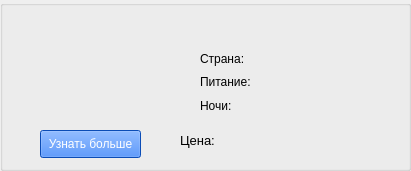
  <widget class="QGroupBox" name="groupBox_6">
   <property name="geometry">
    <rect>
     <x>110</x>
     <y>520</y>
     <width>411</width>
     <height>171</height>
    </rect>
   </property>
   <property name="title">
    <string/>
   </property>
   <widget class="QLabel" name="picture_5">
    <property name="geometry">
     <rect>
      <x>20</x>
      <y>20</y>
      <width>131</width>
      <height>101</height>
     </rect>
    </property>
    <property name="text">
     <string/>
    </property>
   </widget>
   <widget class="QLabel" name="name_5">
    <property name="geometry">
     <rect>
      <x>160</x>
      <y>10</y>
      <width>241</width>
      <height>31</height>
     </rect>
    </property>
    <property name="font">
     <font>
      <family>Segoe Print</family>
      <pointsize>11</pointsize>
      <underline>true</underline>
     </font>
    </property>
    <property name="text">
     <string/>
    </property>
   </widget>
   <widget class="QPushButton" name="pushButton_7">
    <property name="geometry">
     <rect>
      <x>40</x>
      <y>130</y>
      <width>101</width>
      <height>28</height>
     </rect>
    </property>
    <property name="styleSheet">
     <string notr="true">color: white;
background-color:rgb(15, 107, 255)</string>
    </property>
    <property name="text">
     <string>Узнать больше</string>
    </property>
   </widget>
   <widget class="QLabel" name="country_5">
    <property name="geometry">
     <rect>
      <x>270</x>
      <y>50</y>
      <width>121</width>
      <height>16</height>
     </rect>
    </property>
    <property name="text">
     <string/>
    </property>
   </widget>
   <widget class="QLabel" name="meals_5">
    <property name="geometry">
     <rect>
      <x>270</x>
      <y>70</y>
      <width>121</width>
      <height>20</height>
     </rect>
    </property>
    <property name="text">
     <string/>
    </property>
   </widget>
   <widget class="QLabel" name="label_26">
    <property name="geometry">
     <rect>
      <x>180</x>
      <y>120</y>
      <width>51</width>
      <height>41</height>
     </rect>
    </property>
    <property name="font">
     <font>
      <pointsize>10</pointsize>
     </font>
    </property>
    <property name="text">
     <string>Цена:</string>
    </property>
    <property name="textFormat">
     <enum>Qt::AutoText</enum>
    </property>
   </widget>
   <widget class="QLabel" name="nights_5">
    <property name="geometry">
     <rect>
      <x>270</x>
      <y>96</y>
      <width>121</width>
      <height>20</height>
     </rect>
    </property>
    <property name="text">
     <string/>
    </property>
   </widget>
   <widget class="QLabel" name="price_5">
    <property name="geometry">
     <rect>
      <x>240</x>
      <y>120</y>
      <width>161</width>
      <height>41</height>
     </rect>
    </property>
    <property name="font">
     <font>
      <family>Segoe Print</family>
      <pointsize>10</pointsize>
     </font>
    </property>
    <property name="text">
     <string/>
    </property>
   </widget>
   <widget class="QWidget" name="layoutWidget_6">
    <property name="geometry">
     <rect>
      <x>200</x>
      <y>50</y>
      <width>56</width>
      <height>64</height>
     </rect>
    </property>
    <layout class="QVBoxLayout" name="verticalLayout_7">
     <item>
      <widget class="QLabel" name="label_27">
       <property name="text">
        <string>Страна:</string>
       </property>
      </widget>
     </item>
     <item>
      <widget class="QLabel" name="label_28">
       <property name="text">
        <string>Питание:</string>
       </property>
      </widget>
     </item>
     <item>
      <widget class="QLabel" name="label_29">
       <property name="text">
        <string>Ночи:</string>
       </property>
      </widget>
     </item>
    </layout>
   </widget>
   <widget class="QPushButton" name="pushButton_29">
    <property name="geometry">
     <rect>
      <x>160</x>
      <y>10</y>
      <width>231</width>
      <height>31</height>
     </rect>
    </property>
    <property name="font">
     <font>
      <underline>true</underline>
     </font>
    </property>
    <property name="styleSheet">
     <string notr="true">border: 0.3 px solid white;
background-color:rgba(255, 0, 0, 0)</string>
    </property>
    <property name="text">
     <string/>
    </property>
   </widget>
  </widget>
